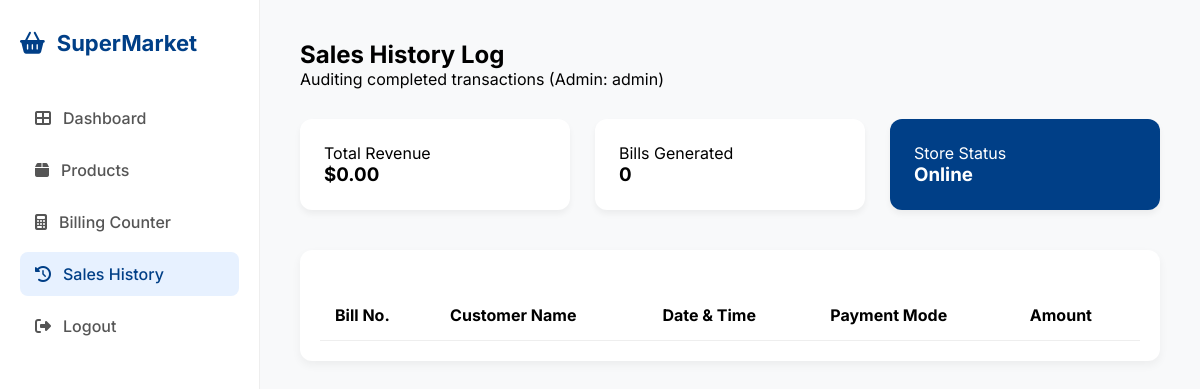
Page /history (signed in) on the earlier database version.
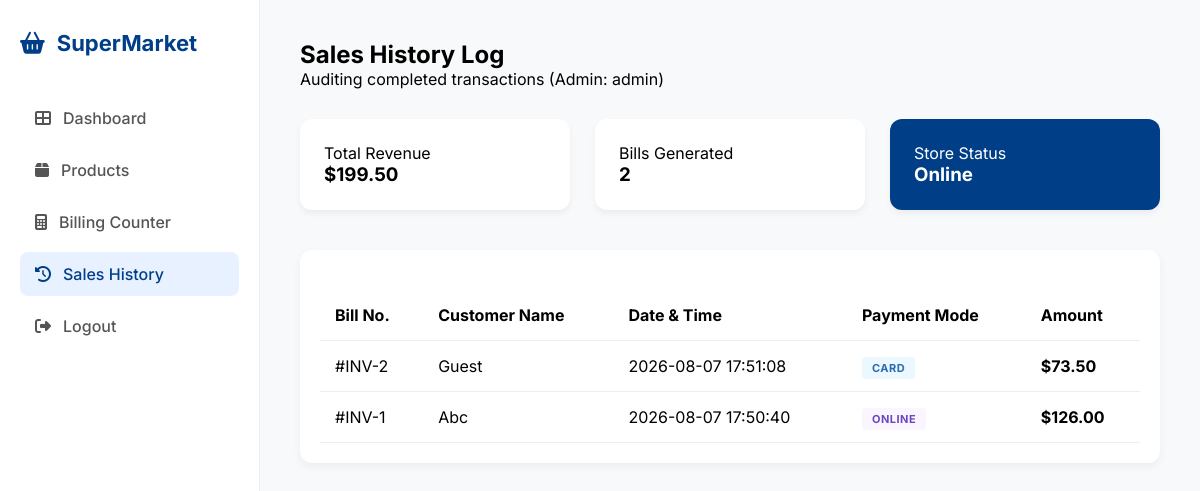
Same page on the later database version.
### tables this page shows
CREATE TABLE sales (
            id INTEGER PRIMARY KEY AUTOINCREMENT,
            customer_name TEXT,
            total_amount REAL,
            payment_mode TEXT, -- NEW: To store Cash/Card/Online info
            date_time DATETIME DEFAULT CURRENT_TIMESTAMP
        );

### app.py (the view)
@app.route('/history')
def history():
    if 'user' not in session or session['role'] != 'Admin': return redirect(url_for('login'))
    conn = get_db_connection()
    all_sales = conn.execute('SELECT * FROM sales ORDER BY id DESC').fetchall()
    total_rev = sum(sale['total_amount'] for sale in all_sales)
    conn.close()
    return render_template('history.html', sales=all_sales, total=total_rev, count=len(all_sales))

### app.py (called while the page is built)
def get_db_connection():
    conn = sqlite3.connect('supermarket.db')
    conn.row_factory = sqlite3.Row
    return conn

### templates/history.html (shortened to what this page needs)
<!DOCTYPE html>
<html lang="en">
<head>
    <link rel="stylesheet" href="https://cdnjs.cloudflare.com/ajax/libs/font-awesome/6.4.0/css/all.min.css">
    <link rel="stylesheet" href="{{ url_for('static', filename='style.css') }}">
</head>
<body class="dashboard-page">
    <div class="dashboard-wrapper">
        <aside class="sidebar">
            <div class="sidebar-brand">
                <i class="fas fa-shopping-basket"></i>
                <span>SuperMarket</span>
            </div>
            <nav class="nav-links">
                {% if session['role'] == 'Admin' %}
                <a href="/dashboard" class="nav-item"><i class="fas fa-th-large"></i> Dashboard</a>
                {% endif %}
                <a href="/products" class="nav-item"><i class="fas fa-box"></i> Products</a>
                <a href="/billing" class="nav-item"><i class="fas fa-calculator"></i> Billing Counter</a>
                {% if session['role'] == 'Admin' %}
                <a href="/history" class="nav-item active"><i class="fas fa-history"></i> Sales History</a>
                {% endif %}
            </nav>
            <div class="sidebar-footer">
                <a href="/logout" class="nav-item"><i class="fas fa-sign-out-alt"></i> Logout</a>
            </div>
        </aside>
        <main class="main-content">
            <header class="top-header">
                <div class="header-info">
                    <h2>Sales History Log</h2>
                    <p>Auditing completed transactions (Admin: {{ session['user'] }})</p>
                </div>
            </header>
            <div class="stats-grid">
                <div class="stat-card">
                    <p>Total Revenue</p>
                    <h3>${{ "%.2f"|format(total) }}</h3>
                </div>
                <div class="stat-card">
                    <p>Bills Generated</p>
                    <h3>{{ count }}</h3>
                </div>
                <div class="stat-card blue-card">
                    <p>Store Status</p>
                    <h3>Online</h3>
                </div>
            </div>
            <div class="history-table-card">
                <table class="data-table">
                    <thead>
                        <tr>
                            <th>Bill No.</th>
                            <th>Customer Name</th>
                            <th>Date & Time</th>
                            <th>Payment Mode</th>
                            <th>Amount</th>
                        </tr>
                    </thead>
                    <tbody>
                        {% for sale in sales %}
                        <tr>
                            <td>#INV-{{ sale['id'] }}</td>
                            <td style="text-transform: capitalize;">{{ sale['customer_name'] }}</td>
                            <td>{{ sale['date_time'] }}</td>
                            <td>
                                <span class="pay-badge
                                    {% if sale['payment_mode'] == 'Cash' %}cash
                                    {% elif sale['payment_mode'] == 'Card' %}card
                                    {% else %}digital{% endif %}">
                                    {{ sale['payment_mode'] | upper }}
                                </span>
                            </td>
                            <td><strong>${{ "%.2f"|format(sale['total_amount']) }}</strong></td>
                        </tr>
                        {% endfor %}
                    </tbody>
                </table>
            </div>
        </main>
    </div>
</body>
</html>

Differences in the rows shown:
added sales: id "2", customer_name "Guest", date_time "2026-08-07 17:51:08", payment_mode "CARD", total_amount "73.50"
added sales: id "1", customer_name "Abc", date_time "2026-08-07 17:50:40", payment_mode "ONLINE", total_amount "126.00"
Other differences:
{{ "%.2f"|format(total) }}: "0.00" → "199.50"
{{ count }}: "0" → "2"
